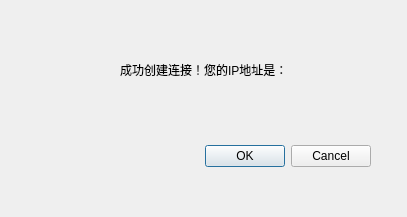
<?xml version="1.0" encoding="UTF-8"?>
<ui version="4.0">
 <class>Dialog1</class>
 <widget class="QDialog" name="Dialog1">
  <property name="geometry">
   <rect>
    <x>0</x>
    <y>0</y>
    <width>407</width>
    <height>217</height>
   </rect>
  </property>
  <property name="windowTitle">
   <string>创建服务器</string>
  </property>
  <property name="whatsThis">
   <string>&lt;html&gt;&lt;head/&gt;&lt;body&gt;&lt;p&gt;创建服务器&lt;/p&gt;&lt;/body&gt;&lt;/html&gt;</string>
  </property>
  <widget class="QDialogButtonBox" name="buttonBox">
   <property name="geometry">
    <rect>
     <x>30</x>
     <y>140</y>
     <width>341</width>
     <height>32</height>
    </rect>
   </property>
   <property name="orientation">
    <enum>Qt::Horizontal</enum>
   </property>
   <property name="standardButtons">
    <set>QDialogButtonBox::Cancel|QDialogButtonBox::Ok</set>
   </property>
  </widget>
  <widget class="QLabel" name="label">
   <property name="geometry">
    <rect>
     <x>120</x>
     <y>60</y>
     <width>181</width>
     <height>20</height>
    </rect>
   </property>
   <property name="text">
    <string>成功创建连接！您的IP地址是：</string>
   </property>
  </widget>
  <widget class="QLabel" name="label_2">
   <property name="geometry">
    <rect>
     <x>160</x>
     <y>90</y>
     <width>91</width>
     <height>21</height>
    </rect>
   </property>
   <property name="text">
    <string/>
   </property>
  </widget>
 </widget>
 <resources/>
 <connections>
  <connection>
   <sender>buttonBox</sender>
   <signal>accepted()</signal>
   <receiver>Dialog1</receiver>
   <slot>accept()</slot>
   <hints>
    <hint type="sourcelabel">
     <x>248</x>
     <y>254</y>
    </hint>
    <hint type="destinationlabel">
     <x>157</x>
     <y>274</y>
    </hint>
   </hints>
  </connection>
  <connection>
   <sender>buttonBox</sender>
   <signal>rejected()</signal>
   <receiver>Dialog1</receiver>
   <slot>reject()</slot>
   <hints>
    <hint type="sourcelabel">
     <x>316</x>
     <y>260</y>
    </hint>
    <hint type="destinationlabel">
     <x>286</x>
     <y>274</y>
    </hint>
   </hints>
  </connection>
 </connections>
</ui>
